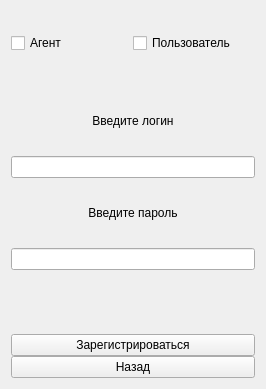
<?xml version="1.0" encoding="UTF-8"?>
<ui version="4.0">
 <class>newperregist</class>
 <widget class="QWidget" name="newperregist">
  <property name="geometry">
   <rect>
    <x>0</x>
    <y>0</y>
    <width>266</width>
    <height>389</height>
   </rect>
  </property>
  <property name="windowTitle">
   <string>Form</string>
  </property>
  <property name="layoutDirection">
   <enum>Qt::LayoutDirection::LeftToRight</enum>
  </property>
  <layout class="QGridLayout" name="gridLayout" rowstretch="0,1,0">
   <property name="topMargin">
    <number>33</number>
   </property>
   <property name="bottomMargin">
    <number>11</number>
   </property>
   <property name="horizontalSpacing">
    <number>6</number>
   </property>
   <property name="verticalSpacing">
    <number>0</number>
   </property>
   <item row="0" column="0">
    <layout class="QHBoxLayout" name="horizontalLayout">
     <property name="bottomMargin">
      <number>20</number>
     </property>
     <item>
      <widget class="QCheckBox" name="agentCheckBox">
       <property name="text">
        <string>Агент</string>
       </property>
      </widget>
     </item>
     <item>
      <widget class="QCheckBox" name="userCheckBox">
       <property name="text">
        <string>Пользователь</string>
       </property>
      </widget>
     </item>
    </layout>
   </item>
   <item row="1" column="0">
    <layout class="QVBoxLayout" name="verticalLayout">
     <property name="spacing">
      <number>0</number>
     </property>
     <property name="topMargin">
      <number>12</number>
     </property>
     <property name="bottomMargin">
      <number>64</number>
     </property>
     <item>
      <widget class="QLabel" name="loginLabel">
       <property name="text">
        <string>Введите логин</string>
       </property>
       <property name="alignment">
        <set>Qt::AlignmentFlag::AlignCenter</set>
       </property>
      </widget>
     </item>
     <item>
      <widget class="QLineEdit" name="loginField"/>
     </item>
     <item>
      <widget class="QLabel" name="passwordLabel">
       <property name="text">
        <string>Введите пароль</string>
       </property>
       <property name="alignment">
        <set>Qt::AlignmentFlag::AlignCenter</set>
       </property>
      </widget>
     </item>
     <item>
      <widget class="QLineEdit" name="passwordField"/>
     </item>
    </layout>
   </item>
   <item row="2" column="0">
    <layout class="QVBoxLayout" name="verticalLayout_2">
     <item>
      <widget class="QPushButton" name="registButton">
       <property name="text">
        <string>Зарегистрироваться</string>
       </property>
      </widget>
     </item>
     <item>
      <widget class="QPushButton" name="backButton">
       <property name="text">
        <string>Назад</string>
       </property>
      </widget>
     </item>
    </layout>
   </item>
  </layout>
 </widget>
 <resources/>
 <connections/>
</ui>
